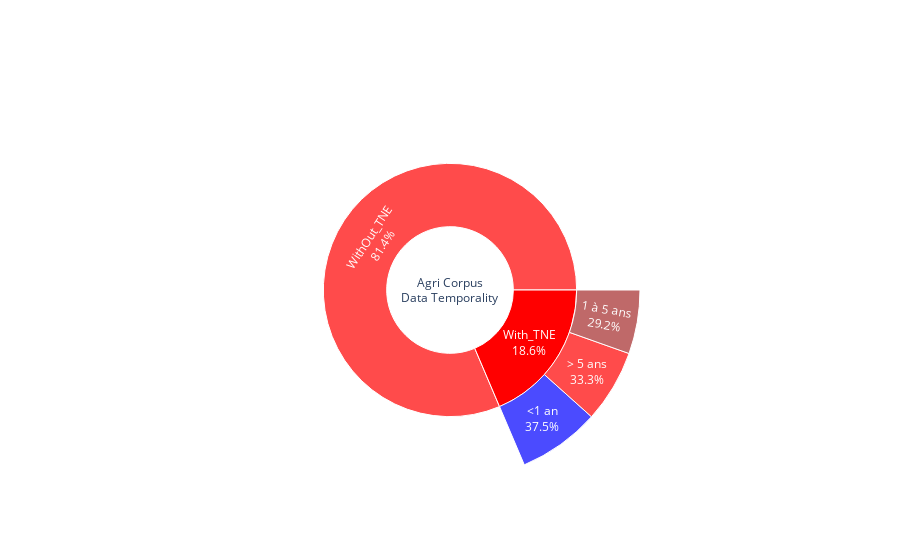

The notebook cell this image was saved under:
### Code cell
#### Spatiality
import pandas as pd
import plotly.graph_objects as go

SNE_NODE = {'node_names': ['Corpus', 'With_SNE', 'WithOut_SNE'],
                   'node_parent': ["", "Corpus", "Corpus"],
                   'node_labels': ['Agri Corpus<br>Data Spatiality<br>','With_SNE', 'WithOut_SNE'],
                   #'node_counts': [len(corpus),  len(corpus_with_extend), len(corpus_without_extend)]
                   'node_counts': [len(corpus_data), corpus_data['ent0'].isna().sum(), len(corpus_data)- corpus_data['ent0'].isna().sum()]
                  }

TNE_NODE = {'node_names': ['Corpus',"WithOut_TNE",'With_TNE', "<1 an", "1 à 5 ans","> 5 ans"],
                   'node_parent': ["", "Corpus", "Corpus", "With_TNE",'With_TNE','With_TNE'],
                   'node_labels': ['Agri Corpus<br>Data Temporality<br>',"WithOut_TNE",'With_TNE',"<1 an", "1 à 5 ans","> 5 ans"],
                   #'node_counts': [len(corpus),  len(corpus_with_extend), len(corpus_without_extend)]
                   'node_counts': [len(corpus_data),len(corpus_data)-len(corpus_data_tne),len(corpus_data_tne), len(range_1), len(range_2),len(range_3)]
                  }

df = pd.DataFrame(TNE_NODE)
# colors = sne_color(df)
colors = tne_color(df)
drw_pie(df,colors)

### Figure 1 — Plotly figure (JSON) as saved in the notebook; plotly's stock layout.template omitted (floating-point values rounded to 4 significant figures)
{"data": [{"branchvalues": "total", "ids": ["Corpus", "WithOut_TNE", "With_TNE", "<1 an", "1 à 5 ans", "> 5 ans"], "labels": ["Agri Corpus<br>Data Temporality<br>", "WithOut_TNE", "With_TNE", "<1 an", "1 à 5 ans", "> 5 ans"], "marker": {"colors": ["white", "red", "red", "blue", "brown", "red"]}, "parents": ["", "Corpus", "Corpus", "With_TNE", "With_TNE", "With_TNE"], "texttemplate": ["%{label}", "%{label}<br>%{percentParent:.1%}", "%{label}<br>%{percentParent:.1%}", "%{label}<br>%{percentParent:.1%}", "%{label}<br>%{percentParent:.1%}", "%{label}<br>%{percentParent:.1%}", "%{label}<br>%{percentParent:.1%}", "%{label}<br>%{percentParent:.1%}", "%{label}<br>%{percentParent:.1%}"], "type": "sunburst", "values": [129, 105, 24, 9, 7, 8]}], "layout": {}}
